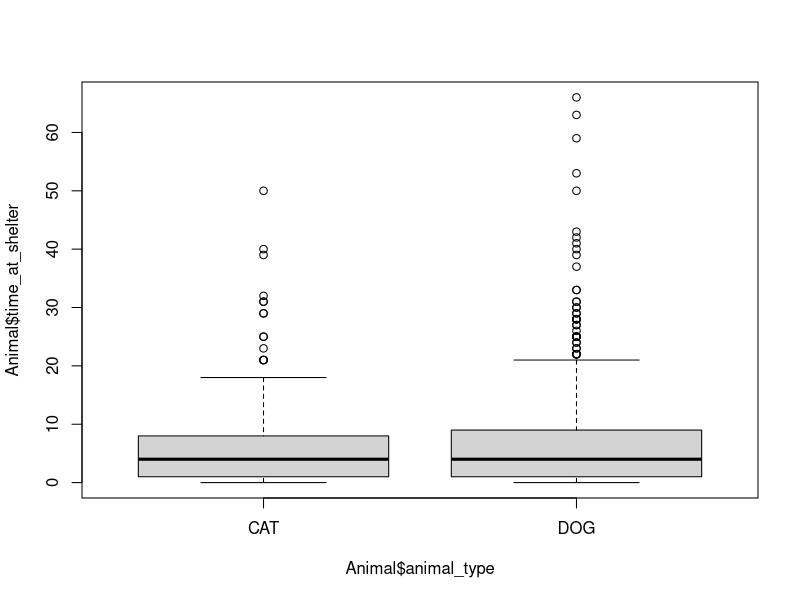
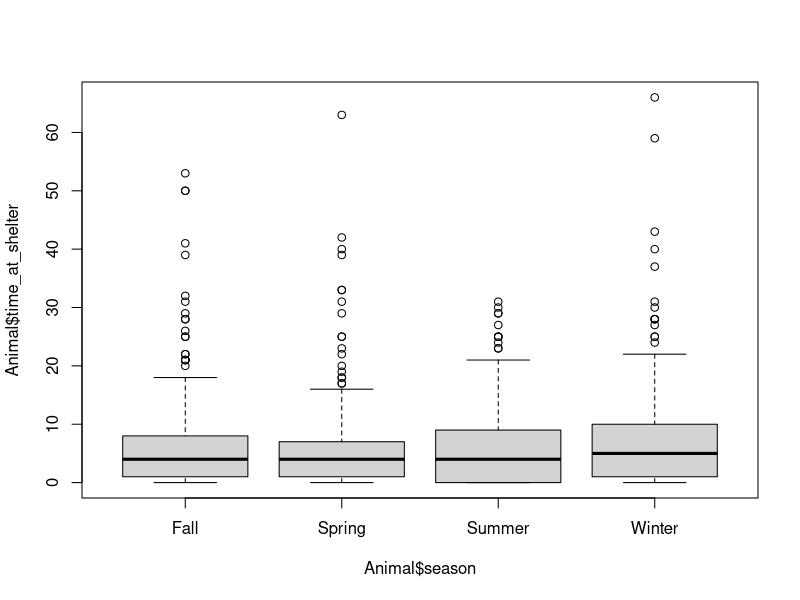
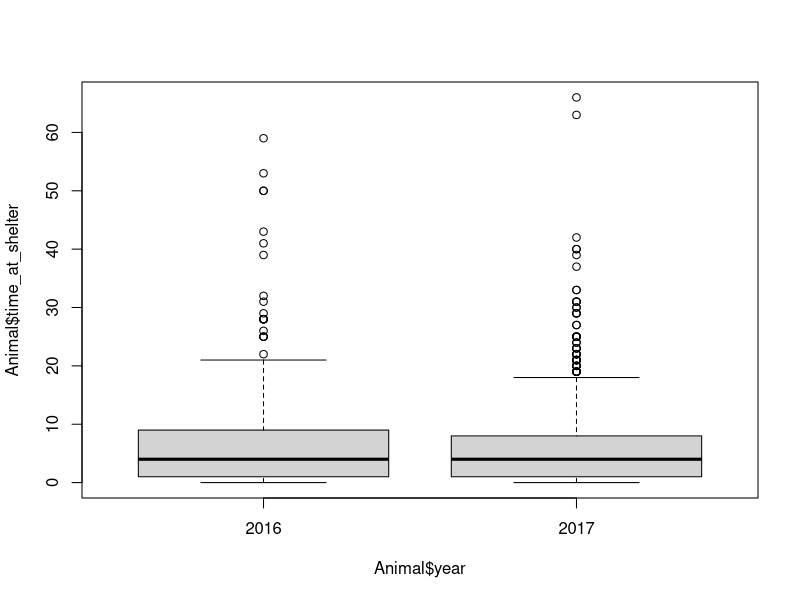
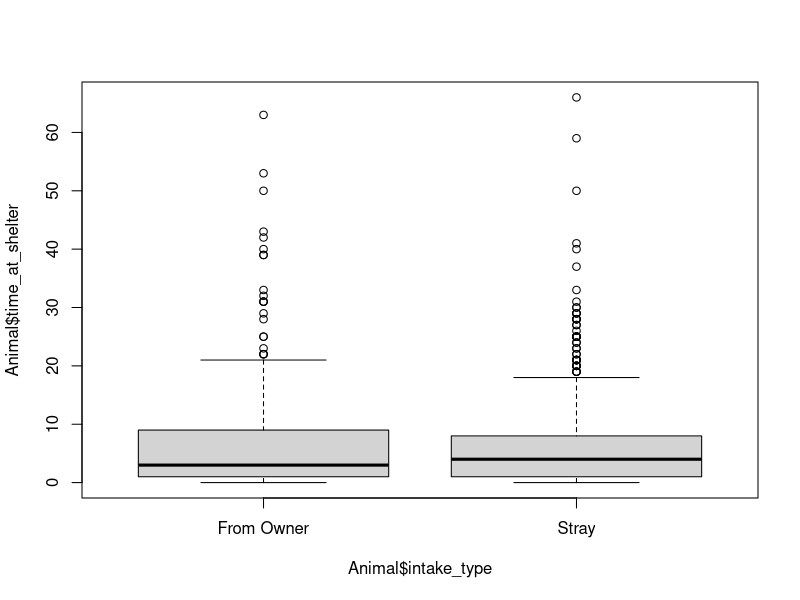
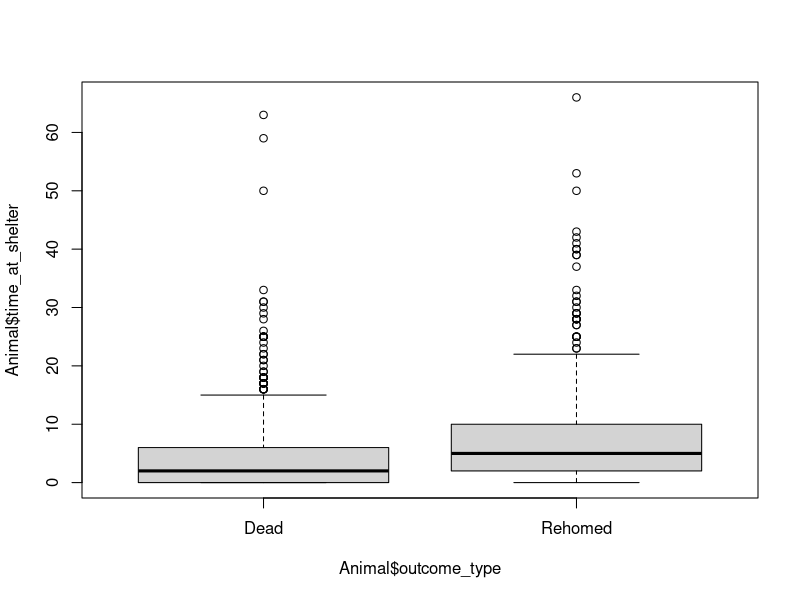
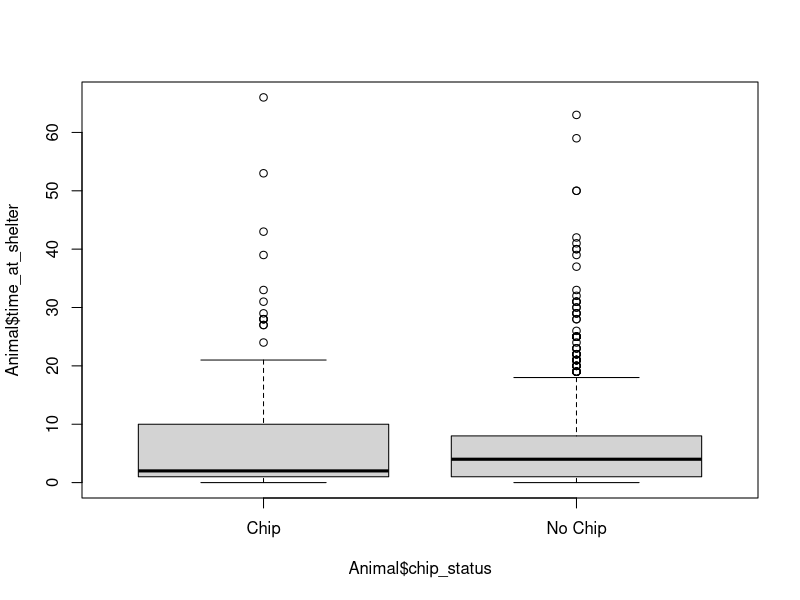

The R source for these figures, in order:
## ---- chunk 1
library(dplyr)
## ---- chunk 2
Animal <- read.csv(file = "dataset16.csv")
## ---- chunk 3
Animal$year <- as.factor(Animal$year)
Animal$season <- ifelse(Animal$month %in% c(12, 1, 2), "Winter", Animal$month)
Animal$season <- ifelse(Animal$season %in% c(3, 4, 5), "Spring", Animal$season)
Animal$season <- ifelse(Animal$season %in% c(6, 7, 8), "Summer", Animal$season)
Animal$season <- ifelse(Animal$season %in% c(9, 10, 11), "Fall", Animal$season)
Animal$intake_type <- ifelse(Animal$intake_type == "STRAY", "Stray", "From Owner")
Animal$outcome_type <- ifelse(Animal$outcome_type %in% c("DIED", "EUTHANIZED"), "Dead", "Rehomed")
Animal$chip_status <- ifelse(Animal$chip_status == "SCAN CHIP", "Chip", "No Chip")
Animal <- subset(Animal, animal_type %in% c("CAT", "DOG"))
## ---- chunk 4
boxplot(Animal$time_at_shelter ~ Animal$animal_type)
## ---- chunk 5
boxplot(Animal$time_at_shelter ~ Animal$season)
## ---- chunk 6
boxplot(Animal$time_at_shelter ~ Animal$year)
## ---- chunk 7
boxplot(Animal$time_at_shelter ~ Animal$intake_type)
## ---- chunk 8
boxplot(Animal$time_at_shelter ~ Animal$outcome_type)
## ---- chunk 9
boxplot(Animal$time_at_shelter ~ Animal$chip_status)
